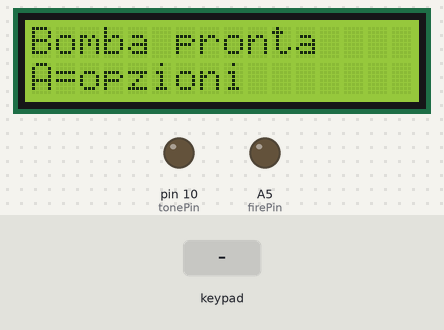
A sketch run on a simulated Arduino Uno, built with avr-gcc and run on an emulated ATmega328P. Shown: 16×2 character LCD, output pins drawn as LEDs (lit = HIGH). Dashed ring = blinking. Inputs (shaded band) come from the test bench. What the sketch prints to the serial monitor is not drawn.

Above: at 2.2 s.
2.3 s: key 'A' pressed
At 3.0 s:
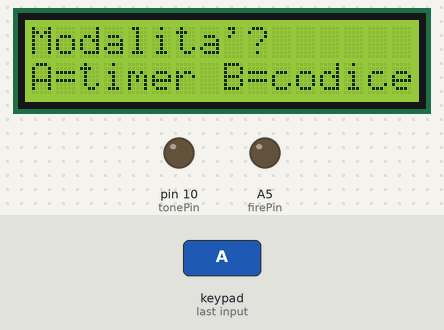
3.8 s: keypad keys 9 8 7 6 A pressed 0.4 s apart
At 6.8 s:
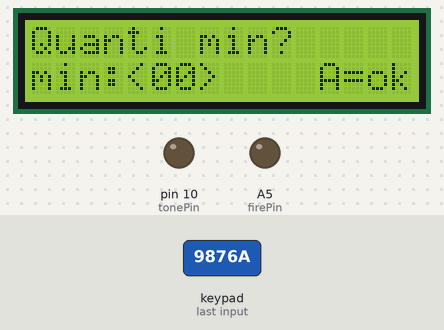
7.3 s: keypad keys 1 3 9 7 A pressed 0.4 s apart
At 9.6 s:
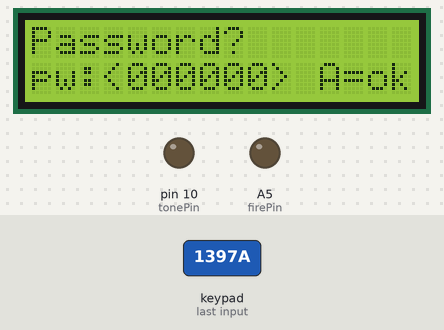
10.8 s: key 'A' pressed
At 11.3 s:
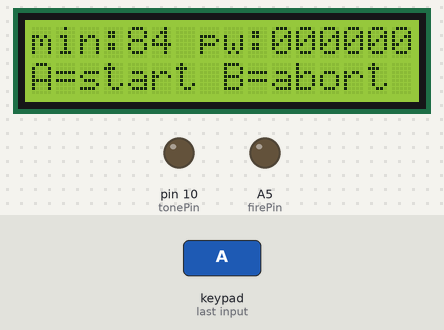
12.3 s: keypad keys 9 8 7 6 A pressed 0.4 s apart
At 14.7 s:
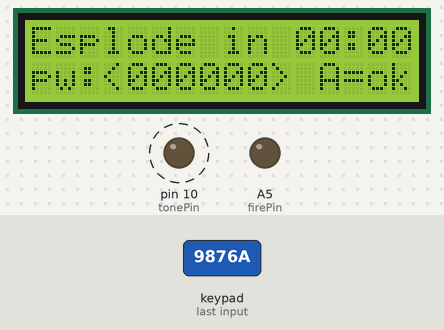
17.3 s: keypad keys 1 3 9 7 A pressed 0.4 s apart
At 20.3 s:
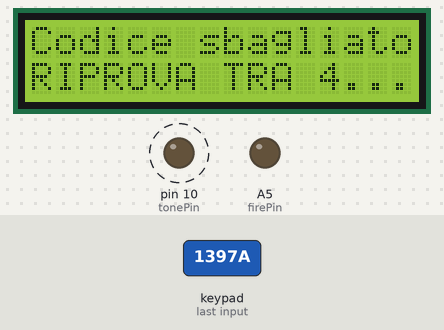
Timing chart, 0 to 22.4 s (numbered marks = the images above; inputs shaded):
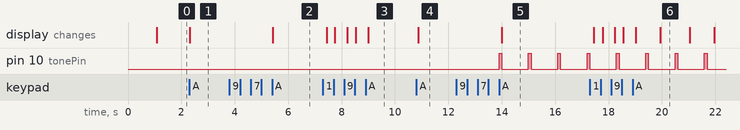

Measured:
- after the input at 2.3 s, the display: changes at once (image 1)
- after the input at 3.8 s, the display: changes after 1.6 s (image 2)
- after the input at 7.3 s, the display: first changes after 0.14 s (image 3 shows a later state)
- after the input at 10.8 s, the display: changes after 0.06 s (image 4)
- after the input at 12.3 s, pin 10 (tonePin): alternates HIGH for 0.10 s and LOW for 1.0 s, starting after 1.6 s; the display: changes after 1.7 s (image 5)
- after the input at 17.3 s, the display: first changes after 0.15 s (image 6 shows a later state)

The sketch:

sketch_jan23a.ino
```cpp
#include <Key.h>
#include <Keypad.h>
#include <stdio.h>
#include <LiquidCrystal.h>
#include <limits.h>
enum modalita {
  timer = 0,
  code = 1
};

bool isToneEnabled = true;

modalita currentMod = 0;

int firePin = A5;
bool firePinStatus = LOW;
long int fireEndTime;

int tonePin = 10;
bool tonePinStatus = LOW;
long int toneEndTime;
float mod = 1;
unsigned long toneInterval = 1000;
unsigned long toneDuration = 100;
unsigned long lastTimeOn = 0;

// initialize the library by associating any needed LCD interface pin
// with the arduino pin number it is connected to
const int rs = 12, en = 11, d4 = 5, d5 = 4, d6 = 3, d7 = 2;
LiquidCrystal lcd(rs, en, d4, d5, d6, d7);

String entries[20][2] = {                  //BombStatus
  {"----------------", "----------------"}, //0
  {"Bomba pronta    ", "A=opzioni       "}, //1
  {"Quanti min?     ", "min:<  >    A=ok"}, //2
  {"Password?       ", "pw:<      > A=ok"}, //3
  {"min:   pw:      ", "A=start B=abort "}, //4
  {"Esplode in mm:ss", "pw:<      > A=ok"}, //5
  {"Codice sbagliato", "RIPROVA TRA s..."}, //6
  {"Disinnescata! :)", "mm:ss     B=esci"}, //7
  {"Esplosa! :(     ", "00:00     B=esci"}, //8
  {"Modalita'?       ", "A=timer B=codice"}, //9
  {"Quanti secondi? ", "sec:<  >    A=ok"}, //10
  {"sec:   pw:      ", "A=ok    B=abort "}, //11
  {"pw?  x tentativi", "pw:<      > A=ok"}, //12
  {"Missione fallita", "          B=esci"}, //13
  {"Esplode in mm:ss", "**allontanarsi**"}, //14
  {"Bomba esplosa!!!", "          B=esci"} //15
};

unsigned long endTime;
unsigned long nextTry;
unsigned long timeLeft;
unsigned long lastRefresh;
unsigned long timerStart = 0;

//questi servono solo durante l'inizializzazione
int BombMin = 0;
int BombSec = 0;

int remainingAttemps = 0;
int BombStatus = 0;

char password[7] = {'0', '0', '0', '0', '0', '0', '\0'};
char tryPassword[7] = {'0', '0', '0', '0', '0', '0', '\0'};

const byte rows = 4; //four rows
const byte cols = 4; //three columns
char keys[rows][cols] = {
  {'1', '2', '3', 'A'},
  {'4', '5', '6', 'B'},
  {'7', '8', '9', 'C'},
  {'*', '0', '#', 'D'}
};
//byte rowPins[rows] = {A3, A2, A1, A0}; //connect to the row pinouts of the keypad
//byte colPins[cols] =  {9, 8, 7, 6}; //connect to the column pinouts of the keypad
byte colPins[rows] = {A3, A2, A1, A0}; //connect to the row pinouts of the keypad
byte rowPins[cols] =  {9, 8, 7, 6};  //connect to the column pinouts of the keypad
Keypad keypad = Keypad( makeKeymap(keys), rowPins, colPins, rows, cols );

void setup() {
  Serial.begin(9600);
  pinMode(tonePin, OUTPUT);
  pinMode(firePin, OUTPUT);
  // set up the LCD's number of columns and rows:
  lcd.begin(16, 2);
  BombStatus = 0;
  printEntry(BombStatus);

  delay(1000);
  BombStatus = 1;
  printEntry(BombStatus);
  lastRefresh = millis();
}

void loop() {
  char key = keypad.getKey();
  if (key != NO_KEY) {
    Serial.println(key);
    keyPressed(key); //what to do when a key is pressed (logic)
  }

  performTimeDependantActions();

  //refresh the LCD
  if ((millis() - lastRefresh) > 150)
  {
    printEntry(BombStatus);
    lastRefresh = millis();
  }


  /*

    //man this code is shit....
    bool x = false;
    if (timerStart != 0 && (BombStatus == 5 || BombStatus == 6) && currentMod == timer) //se siamo nella fase di conto alla rovescia della modalità timer
    {
      unsigned long elapsedTime = millis() - timerStart;
      unsigned long LongBombMin = BombMin;
      unsigned long endTime = timerStart + LongBombMin * 60 * 1000;
      timeLeft = endTime - millis();
      if (millis() >= endTime)
      {
        BombStatus = 8;
        digitalWrite(firePin, HIGH);
        x = true;
      }

      Serial.println("-------------------------------------");
      Serial.println(LongBombMin);
      Serial.println(elapsedTime);
      Serial.println(endTime);
      Serial.println(timerStart);
      Serial.println(timeLeft);

      if (timeLeft <= 30000 && timeLeft > 10000) mod = 0.5;
      if (timeLeft <= 10000 && timeLeft > 3000) mod = 0.2;
      if (timeLeft <= 3000) mod = 0.1;
    }


    if (x || ((BombStatus == 5 || BombStatus == 6) && (millis() - lastTimeOn) >= toneInterval * mod) )
    {
      analogWrite(tonePin, 400);
      lastTimeOn = millis();
      x = false;
    }

    if ( (millis() - lastTimeOn) >= toneDuration )
    {
      if ((BombStatus != 8) || (BombStatus == 8 && ( (millis() - lastTimeOn) >= toneDuration * 4000)) )
      {
        analogWrite(tonePin, 0);
        digitalWrite(firePin, LOW);
      }
    }
  */
}

void performTimeDependantActions() {
  updatePinsStatus();
  setBeepFrequencyMod();

  if (BombStatus == 6 && millis() >= nextTry) {
   // Serial.println("wrong state over");
    if (currentMod == timer) BombStatus = 5;
    else if (currentMod == code) BombStatus = 12;
  }

  if (getTimeLeft() <= 0 && (BombStatus == 5 || BombStatus == 6 || BombStatus == 14)) {
    if (currentMod == timer) BombStatus = 8; //bomba esplosa  (hai perso)
    else if (currentMod == code) BombStatus = 15; //bomba esplosa (hai vinto)

    firePinStatus = HIGH;
    fireEndTime = millis() + 4000;
    tonePinStatus = HIGH;
    toneEndTime = millis() + 4000;
  }

  if ((BombStatus == 5 || BombStatus == 6 || BombStatus == 14) && (millis() - lastTimeOn) >= toneInterval * mod) {
    tonePinStatus = HIGH;
    toneEndTime = millis() + toneDuration;
  }

}

void setBeepFrequencyMod() {
  long int timeLeft = getTimeLeft();
  if (timeLeft <= 30000 && timeLeft > 10000) mod = 0.5;
  if (timeLeft <= 10000 && timeLeft > 3000) mod = 0.2;
  if (timeLeft <= 3000) mod = 0.1;
}

void updatePinsStatus() {
  long int now = millis();
  if (now >= fireEndTime) firePinStatus = LOW;
  if (now >= toneEndTime) tonePinStatus = LOW;


  digitalWrite(firePin, firePinStatus);

  if (tonePinStatus == HIGH)
    lastTimeOn = now;

  if (isToneEnabled || tonePinStatus == LOW)
    analogWrite(tonePin, tonePinStatus * 400); //0 or 400

}


long int getTimeLeft() {
  long int now = millis();
  /*Serial.print("getting time left: ");
  Serial.print(endTime);
  Serial.print(" - ");
  Serial.print(now);
  Serial.print(endTime-now);
  Serial.println();*/
  return endTime-now;
}

void keyPressed(char key)
{
  switch (BombStatus) {
    case 1: {
        if (key == 'A') BombStatus = 9;
        break;
      }
    case 2: {
        if (key == 'A' && BombMin > 0)
          BombStatus = 3;
        else if (key >= '0' && key <= '9')
          addCharToIntFromRight(BombMin, key, 2);
        break;
      }
    case 3: {
        if (key == 'A') {
          if (currentMod == timer)  BombStatus = 4;
          else if (currentMod == code) BombStatus = 11;
        }
        else if (key >= '0' && key <= '9') {
          addCharToWordFIFO(password, key);
        }
        break;
      }
    case 4: {
        if (key == 'A') {
          BombStatus = 5;
          bombTimerStart();
        }
        else if (key == 'B')
          BombStatus = 1;
        break;
      }
    case 5: {
        if (key == 'A') {
          if (isPasswordCorrect (tryPassword))
            BombStatus = 7; //disinnescata
          else {
            wrongPasswordState();
          }
        }
        else if (key >= '0' && key <= '9')
          addCharToWordFIFO(tryPassword, key);
        break;
      }
    case 7:
    case 8:
    case 13:
    case 15: {
        if (key == 'B')
          BombStatus = 1;
        break;
      }
    case 9: {
        if (key == 'A') {
          currentMod = timer;
          BombStatus = 2;
        }
        else if (key == 'B') {
          currentMod = code;
          BombStatus = 10;
        }
        modInit(currentMod);
        break;
      }
    case 10: {
        if (key == 'A' && BombSec > 0) BombStatus = 3;
        else if (key >= '0' && key <= '9')
          addCharToIntFromRight(BombSec, key, 2);
        break;
      }
    case 11: {
        if (key == 'A') BombStatus = 12;
        else if (key == 'B') BombStatus = 1;
        break;
      }
    case 12: {
        if (key == 'A') {
          bool isCorrect = isPasswordCorrect(tryPassword);
          if (isCorrect ) {
            //Serial.println("Correct Password because isPasswordCorrect(tryPassword) returned TRUE");
            BombStatus = 14; //esplode in...
            bombTimerStart();
          }
          else {
            //Serial.println("Incorrect Password because isPasswordCorrect(tryPassword) returned FALSE");
            if (remainingAttemps > 1) {
              //Serial.print("remainingAttemps: ");
              //Serial.print(remainingAttemps);
              remainingAttemps--;
              //Serial.print(" -> ");
              //Serial.println(remainingAttemps);
              wrongPasswordState();
            }
            else
             // Serial.println("no more chanses left, going to bombstatus 13");
              BombStatus = 13; //missione fallita
          }
        }
        else if (key >= '0' && key <= '9')
          addCharToWordFIFO(tryPassword, key);
        break;
      }
  }
}

void modInit(modalita m) {
  if (m == timer) {
    //write "timer" mode init code here
  }
  else if (m == code) {
    //write "code" mode init code here
    endTime = LONG_MAX;
    setWordToZeros(tryPassword);
    remainingAttemps = 3;
  }
}

int wordLength(char _word[]) {
  //int wl = sizeof(_word) / sizeof(_word[0]) - 1; // returns the size of the char array (how many letters)
  int wl = 0;
  char letter = _word[0];

  //Serial.println("------------------------");
  while (letter != '\0') {
    //Serial.print(letter);
    wl++;
    letter = _word[wl];
  }
 // Serial.println();
  //Serial.print("Word Length: ");
  //Serial.println(wl);
  return wl;
}

void setWordToZeros(char _word[]) {
  int numberOfChars = wordLength(_word);
  //Serial.println("***setting to zero***");
  //Serial.print("numberOfChars = ");
  //Serial.println(numberOfChars);
  //Serial.println("List of operations:");
  for (int i = 0; i < numberOfChars; i++) {
    //Serial.print(_word[i]);
    //Serial.print(" -> ");
    _word[i] = '0';
    //Serial.println(_word[i]);
  }
  _word[numberOfChars] = '\0';
  //Serial.println("*********************");
}

void wrongPasswordState() {
  //Serial.println("entering in wrong password state");
  BombStatus = 6; //riprova tra...
  nextTry = millis() + 5000;
}

void addCharToIntFromRight(int &i, char c, int maxDigits) {
  i = i * 10; // sposta di un posto verso sinistra tutte le cifre
  i = i + (c - 48); // Aggiungo il valore di key nel posto delle unità, il -48 è per la coinversione ascii -> int
  i = i % (int) (pow(10, maxDigits) + 1); //rimuove tutte le cifre in eccesso
}

void addCharToWordFIFO(char _word[], char c) {
  int w_length = wordLength(_word);
  for (int i = 0; i < w_length - 1; i++) {
    _word[i] = _word[i + 1];
  }
  _word[w_length - 1] = c;
}

void bombTimerStart() {
  timerStart = millis();
  if (currentMod == timer) {
    setWordToZeros(tryPassword); //sets trypassword to zero
    endTime = timerStart + ((long int) BombMin) * 60 * 1000;
  }
  else if (currentMod == code) {
    endTime = timerStart + ((long int) BombSec) * 1000;
  }

  mod = 1; //sets interval between beeps "normal"

}

bool isPasswordCorrect(char pw[]) {
  bool isEqual = strcmp(password, pw) == 0;
  int c = 0;
  while (pw[c] != '\0') {
   // Serial.print(pw[c]);
    //Serial.print(" <-> ");
    //Serial.print(password[c]);
    //Serial.println();
    c++;
  }
 // if (isEqual) Serial.println("TRUE");
 // else Serial.println("FALSE");

  return isEqual;
}

void printEntry(int state) {

  //rendering static parts of the entry
  lcd.setCursor(0, 0);
  lcd.print(entries[state][0]);
  lcd.setCursor(0, 1);
  lcd.print(entries[state][1]);

  //rendering dynamic parts of the entry
  switch (state) {
    case 2:
      {
        lcd.setCursor(5, 1);
        char mins[2];
        sprintf(mins, "%02d", BombMin); //copia il numero a due cifre BombMin nella stringa mins
        lcd.print(mins);
        break;
      }
    case 3:
      {
        lcd.setCursor(4, 1);
        lcd.print(password);
        break;
      }
    case 4:
      {
        lcd.setCursor(4, 0);
        char mins[2];
        sprintf(mins, "%02d", BombMin);
        lcd.print(mins);
        lcd.setCursor(10, 0);
        lcd.print(password);
        break;
      }
    case 5:
      {
        lcd.setCursor(11, 0);
        char timestamp[6];
        int secondiTOT = timeLeft / 1000;
        int minutiTOT = secondiTOT / 60;
        int secondi = secondiTOT % 60;
        sprintf(timestamp, "%02d:%02d", minutiTOT, secondi);
        lcd.print(timestamp);

        lcd.setCursor(4, 1);
        lcd.print(tryPassword);
        break;
      }
    case 6:
      {
        lcd.setCursor(12, 1);
        if (millis() <= nextTry)
        {
          lcd.print( (nextTry - millis()) / 1000 + 1 );
        }
        break;
      }
    case 7:
      {
        lcd.setCursor(0, 1);
        char timestamp[6];
        int secondiTOT = timeLeft / 1000;
        int minutiTOT = secondiTOT / 60;
        int secondi = secondiTOT % 60;
        sprintf(timestamp, "%02d:%02d", minutiTOT, secondi);
        lcd.print(timestamp);
        break;
      }
    case 10:
      {
        lcd.setCursor(5, 1);
        char secs[2];
        sprintf(secs, "%02d", BombSec); //copia il numero a due cifre BombSec nella stringa secs
        lcd.print(secs);
        break;
      }
    case 11:
      {
        lcd.setCursor(4, 0);
        char secs[2];
        sprintf(secs, "%02d", BombSec);
        lcd.print(secs);
        lcd.setCursor(10, 0);
        lcd.print(password);
        break;
      }
    case 12:
      {
        //STAMPA LA PASSWORD
        lcd.setCursor(4, 1);
        lcd.print(tryPassword);

        //stampa numero di tentativi rimasti
        lcd.setCursor(5, 0);
        lcd.print(remainingAttemps);

        break;
      }
    case 14:
      {
        lcd.setCursor(11, 0);
        char timestamp[6];
        int secondiTOT = getTimeLeft() / 1000;
        int minutiTOT = secondiTOT / 60;
        int secondi = secondiTOT % 60;
        sprintf(timestamp, "%02d:%02d", minutiTOT, secondi);
        lcd.print(timestamp);
        break;
      }


  }
}
```
